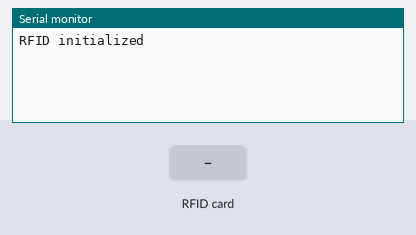
A sketch run on a simulated Arduino Uno, built with avr-gcc and run on an emulated ATmega328P. Parts: the last lines printed to the serial monitor. Inputs (shaded band) come from the test bench.

Above: at 1.2 s.
1.3 s: RFID card 5E 7A 19 C4 held to the reader
At 1.62 s:
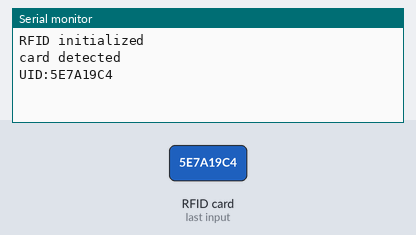
At 3.2 s:
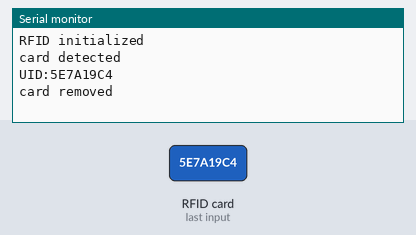

The sketch:

RFID.ino
```cpp
#include <SPI.h>
#include <MFRC522.h>

#define BAUD_RATE 9600
#define RFID_RST_PIN 9
#define RFID_SS_PIN 10
#define RFID_DEBOUNCE_TIME 500

// === RFID Manager ===
class RFIDManager {
private:
  MFRC522 mfrc;
  bool isCardPresent = false;
  bool wasCardPresent = false;
  unsigned long lastSeen = 0;
  String UID = "";

public:

  RFIDManager(byte ssPin, byte rstPin) : mfrc(ssPin, rstPin) {}

  void begin() {
    mfrc.PCD_Init();
  }

  void update() {
    byte bufferATQA[2];
    byte bufferSize = sizeof(bufferATQA);
    //카드가 리더 범위에 들어왔는지 판단
    MFRC522::StatusCode status = mfrc.PICC_RequestA(bufferATQA, &bufferSize);
    //카드가 통신되면 lastSeen 시간 저장, 카드 존재 true 저장.
    if (status == MFRC522::STATUS_OK)
    {
      lastSeen = millis();
      isCardPresent = true;
    }
    //카드가 통신안되면
    else
    { //카드가 존재했었고, 없어진 시간이 debounce 보다 크면 카드 존재 false저장.
      if (isCardPresent && millis() - lastSeen > RFID_DEBOUNCE_TIME)
      {
        isCardPresent = false;
      }
    }
    //카드가 처음 통신되었으면 UID 읽어서 Serial로 전송
    if (isCardPresent && !wasCardPresent) {
      if (mfrc.PICC_ReadCardSerial()) {
        UID = getUIDString();  // UID 멤버 변수에 저장
        Serial.println("card detected");
        Serial.print("UID:");
        Serial.println(UID);
        mfrc.PICC_HaltA();        // ★ 카드 통신 종료
        mfrc.PCD_StopCrypto1();   // ★ 암호화 종료
      } else {
        Serial.println("card detected, but read failed");
        UID = "";
      }
      wasCardPresent = true;
    }
    //카드가 처음 통신 안되면 UID 초기화
    if (!isCardPresent && wasCardPresent) {
      Serial.println("card removed");
      wasCardPresent = false;
      UID = "";
    }
  }
  //UID 카드에서 읽어서 저장
  String getUIDString() {
    String uid = "";
    for (byte i = 0; i < mfrc.uid.size; i++) {
      if (mfrc.uid.uidByte[i] < 0x10) uid += "0";
      uid += String(mfrc.uid.uidByte[i], HEX);
    }
    uid.toUpperCase();
    return uid;
  }
};

RFIDManager rfidManager(RFID_SS_PIN, RFID_RST_PIN);

void setup() {
  // put your setup code here, to run once:
  Serial.begin(BAUD_RATE);
  SPI.begin();
  rfidManager.begin();
  Serial.println("RFID initialized");

}

void loop() {
  // put your main code here, to run repeatedly:
  rfidManager.update();
}
```

Measured:
- after the input at 1.3 s, the serial monitor: prints a new line at once (image 1)
